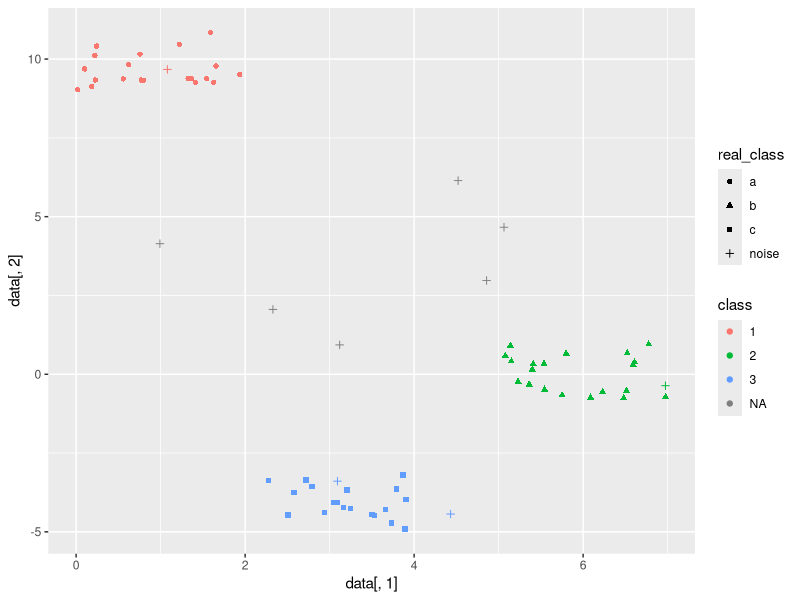
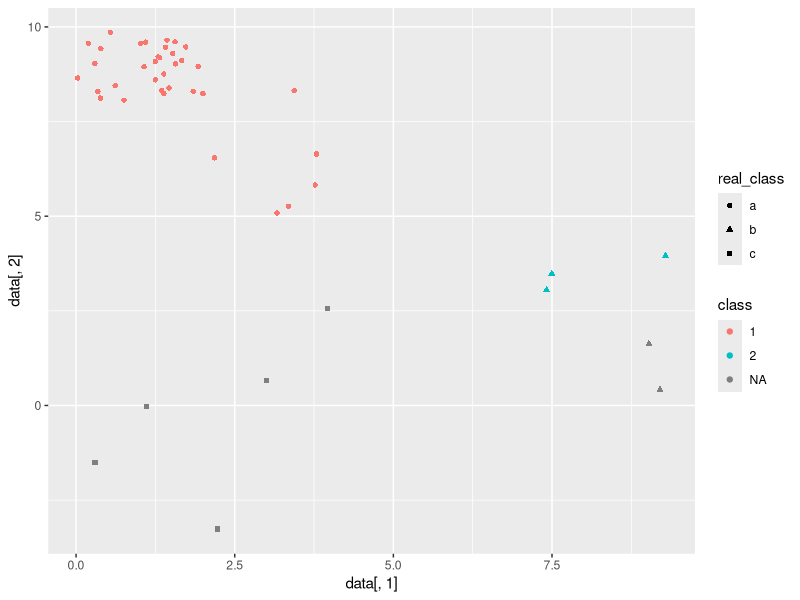

Generate these figures, in order, with R:
library(tidyverse)

#choose Eps and minpts
#Eps = maximum distance beetwen two points if they are in the same cluster
#minpts = minimum digits of points which are shaped a cluster 
DBSCAN<-function(data , eps , minpts){
  
  #seperating data and real class
  real_class <- data[,3]
  data <- data[-3]
  
  length<-as.numeric(lengths(data[1],use.names = TRUE)) #total length of the points
  
  visited<-array(FALSE, length) #every point which is not noise must been visited after the loop
  isNoise<-array(FALSE, length) #no need visit them
  
  cluster<-c() #create the basic array, contains all points which are include in a cluster , actually all points except noises, it is filled with positive integers which are refered to a data row
  k=1
  nofclusters <- 0
  distance <- as.matrix(dist(data)) #array[length,length]
  
  
  #put noises away
  for (i in 1:(length -1) ){  
    itspnts <-0
    for(j in 1 :length){
      if(i!=j){
        if (!is.null(distance[i,j]) && (distance[i,j]<eps)){
          itspnts=itspnts + 1
        }
      }
      if(itspnts>minpts)
        break;
    }
    
    if (itspnts<minpts)
      isNoise[i]=TRUE  
    
  }
  
  #for every point
  for (i in 1:(length-1)){
    if (isNoise[i]==FALSE) #ignore it
    {
      #finding neighbors of every point
      neighbours<-c(i)
      for(j in 1 :length){
        if (!is.null(distance[i,j]) && (distance[i,j]<eps))
        {
          neighbours<-c(neighbours ,  j)
        }
      }
      
      
      
      case<-FALSE 
      #if at least one point of the neighborhood is in array clusters[], it means that all points int the neighborhhod are in the cluster
      for (k in 1:length(neighbours)){
        if(visited[neighbours[k]]==TRUE){ #At least one point is in a neighborhood => all current neighborhood in this neighborhood except noises
          #must put them in correct neighborhood
          inClusterCage = -1
          for(kk in 1:length(cluster)){
            if (cluster[kk]== neighbours[k])
            {
              inClusterCage = kk;
              break;
            }
          }
          cluster<- c (cluster[1:inClusterCage], neighbours, cluster[inClusterCage: length(cluster)]) #so all neighbors are put in the correct cluster 
          case<-TRUE #we want it to delete points which exist already in the array cluster()
          break;
        }
      }
      #it means that it is a new neighborhood/cluster
      if (case==FALSE){ 
        cluster<-c(cluster, nofclusters ,neighbours) #i use a negative int variable: nofclusters, to know when we have a new cluster 
        nofclusters<-nofclusters-1
      }
      #must be unique elements
      else{
        cluster<-unique(cluster, incomparables = FALSE, MARGIN = 1, fromLast = FALSE)
        cluster <- cluster[!is.na(cluster)]
      }
      for (k in 1:length(neighbours)){
        visited[neighbours[k]]=TRUE
      }
    }# end of if(isNoise==FALSE) statement
  }#end of for(i in 1:(length-1)) loop
  
  
  nofclusters<-abs(nofclusters) #real number of clusters
  neighborhoods<-matrix(nrow=lengths(data , use.names=TRUE), ncol=nofclusters) #create a matrix in which every row haw a cluster
  i=1
  number<-0
  j<-0
  for(i in 1:length(cluster)){
    if (cluster[i]>0){
      j<-j+1
      neighborhoods[j,number] <- cluster[i]
    }
    else{
      number<-number+1
      j<-0
      
    }
  }
  
  
  #making it possible to plot with ggplot
  plot_data <- data
  plot_data$class <- NA #creates class column 
  #get number of clusters
  clust_num <- ncol(neighborhoods)
  #for each neighbourhood, add a class name to the dataset
  for(x in 1:clust_num){
    plot_data$class[neighborhoods[, x]] <- as.character(x)
  }
  
  ggplot(plot_data) + 
    geom_point(aes(x=data[,1],y=data[,2], color=class, shape=real_class))
  
} #end of function

#reading the datasets
sl_data <- read.csv(file = 'single_link_better.csv')
dbs_data <- read.csv(file= 'dbscan_better.csv')

#running the algorithm
DBSCAN(dbs_data[-1] , eps=1.5, minpts=5) #better for dbscan 
DBSCAN(sl_data[-1], eps=2, minpts=2) #better for single link
